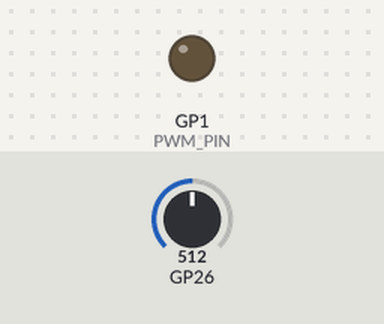
Bench run of a sketch on a simulated Raspberry Pi Pico. Parts: output pins drawn as LEDs (lit = HIGH). The inputs (shaded band) are chosen by the test bench; at power-on: GP26 = 512. Random numbers use the default seed unless the sketch sets one.

Above: at 0.16 s.
Timing chart, 0 to 1.7 s (numbered marks = the images above):
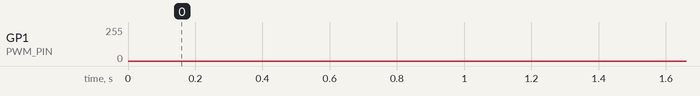

The sketch:

mic-jammer-rp2040-PWM-v14.ino
```cpp
/*
    wearable microphone jammer


    Version based on original concept &  development :
    https://github.com/y-x-c/wearable-microphone-jamming

    Boards needed :
    Arduino Raspberry Pi Pico 2040 - RP2040-ZERO or RP2040-ONE from Waveshare
    +  TC4420 + MOSFET IRF4115

    Attention : Use Linux based PC and Arduino Pi Pico Earle Philhower Core for compilation
    Board Manager link for Arduino :
    https://github.com/earlephilhower/arduino-pico/releases/download/global/package_rp2040_index.json

    This version uses bobble voice jamming technique - chopper tricking AGC in smartphones

*/


#include <Arduino.h>
#include "hardware/pwm.h"   // Raspberry PICO SDK library
#include "hardware/clocks.h" // For function clock_get_hz
#include "hardware/adc.h"

// pin #1 for GP1 on RP2040-zero board
const int PWM_PIN = 1;
uint slice_num;
uint channel;

// Middle of piezzo transducers resonance frequency
const uint32_t BASE_CARRIER = 25000;

// Trackig Sinusoidal modulation signal phase for seamless FM modulation
float fm_phase = 0.0;

// Human speech formants defintiion for [A, E, I, O, U]
const uint16_t formants[] = {730, 530, 270, 570, 300, 1090, 1840, 840, 870};
const int VOWEL_COUNT = 9;


// function to gracefully reprogram PWM frequency without glitches
void update_frequency_safe(uint32_t freq) {
    uint32_t sys_clk = clock_get_hz(clk_sys);

    // Calculating wrap to reduce glitches while changing RP2040 PWM frequency
    // sys_clk / freq - 1
    uint32_t wrap = (sys_clk / freq) - 1;

    // This functions are from RP2040 SDK (double buffered)
    pwm_set_wrap(slice_num, wrap);
    // pwm_set_chan_level(slice_num, channel, (wrap + 1) / 2);

    // normally PWM cycle duty 35%-50% should give best result on LC generator
    // but setting up to 70% for highest voltage on the coil
    // the higher this value is the more DC current is pumped into coil by the MOSFET
    // both MOSFET and coil will get hotter
    uint16_t level = (wrap + 1) * 60UL / 100UL;
    pwm_set_chan_level(slice_num, channel, level);
}

void setup() {
    // initializing RP2040 PWM pin from Pico SDK
    gpio_set_function(PWM_PIN, GPIO_FUNC_PWM);

    slice_num = pwm_gpio_to_slice_num(PWM_PIN);
    channel = pwm_gpio_to_channel(PWM_PIN);

    // Configuration of the PWM defaults
    pwm_config config = pwm_get_default_config();

    // We want maximum precision of PWM we are not dividing the clock here
    pwm_config_set_clkdiv(&config, 1.0f);

    // Starting PWM with defaults
    pwm_init(slice_num, &config, true);

    // Setting central frequency for piezo
    update_frequency_safe(BASE_CARRIER);


    // Randomization seed with ADC input
    adc_init();
    adc_gpio_init(26);
    adc_select_input(0); // channel 0 (GP26) as an input

    // we take the 2 LSB bits and shift the output 16 times to achieve 32bit random integer
    uint32_t seed = 0;
    for (int i = 0; i < 16; i++) {
        seed = (seed << 2) ^ (adc_read() & 0x03);
        delayMicroseconds(100); };

    randomSeed(seed);
}


void loop() {
    unsigned long startMicros, randomfrequencyDurationMicros;
    uint16_t randomfrequency ;

    // we take the 2 LSB bits and shift the output 16 times to achieve 32bit random integer
    uint32_t seed = 0;
    for (int i = 0; i < 16; i++) {
        seed = (seed << 2) ^ (adc_read() & 0x03);
        delayMicroseconds(100); };

    randomSeed(seed);

    // Here we pick a random INFRASOUND frequency for FM modulation
    //uint16_t randomfrequency = random(1,25);
    randomfrequency = random(20,50);

    // Random human speech wovel frequency to trick smartphones DSP
    //int vowelIdx = random(0, VOWEL_COUNT);
    //uint16_t randomfrequency = formants[vowelIdx];

    // Here we pick random time of this frequency duration
    // you may play with this range to have better jamming results on phones mic
    //unsigned long randomfrequencyDurationMicros = random(3, 7) * 1000;
    randomfrequencyDurationMicros = random(1, 10) * 1000;

    // We gather starting time in microseconds for the precision of FM modulation
    startMicros = micros();

    // Delta-time for the loop interval = 0.000040 sec  40 microseconds - has to match delay at the end of loop
    const float dt = 0.000040;

    while (micros() - startMicros < randomfrequencyDurationMicros) {

         // We calculate FM phase increase during this loop cycle for previusly selected modulation frequency
         //  dPhi = 2 * PI * f * dt
         float phase_increment = 6.28 * randomfrequency * dt;

         // Accumulating phase value so the FM modulation has no glithces
         fm_phase += phase_increment;

         // Adjusting phase so it would match range 0 - 2PI
         if (fm_phase >= 6.28 ) fm_phase = fm_phase - 6.28;

        // FM modulation to create the sound upon bearer piezo frequency
        // Weight 1000 adjusted to fit within piezo acceptable frequency
        // piezo range is  24000 - 26000 Hz (25000 +/- 1000 Hz)
         long fm_offset = (sin(fm_phase) * 3000);
         uint32_t current_freq = BASE_CARRIER + fm_offset;

        // Update the frequency
        update_frequency_safe(current_freq);

        // time for 1 PWM cycle - should match value used for phase calculation
        delayMicroseconds( dt * 1000000);
    }
}
```
